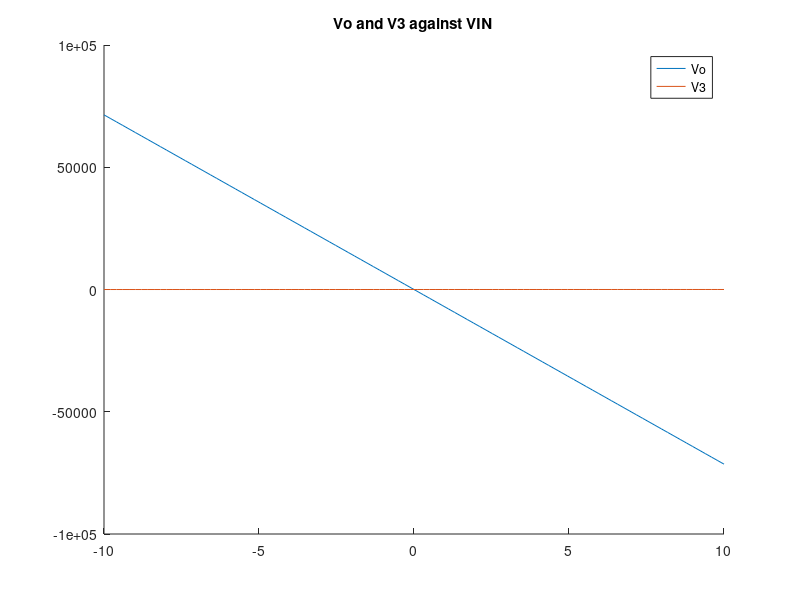
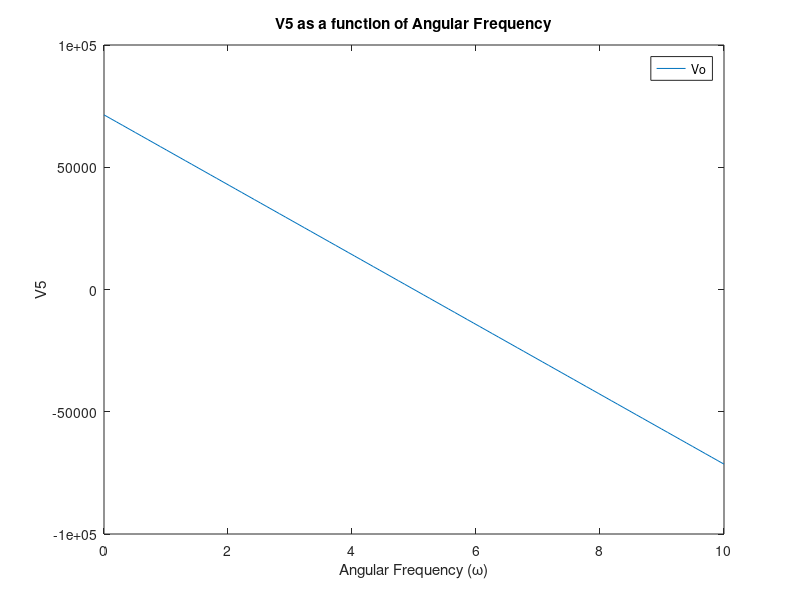
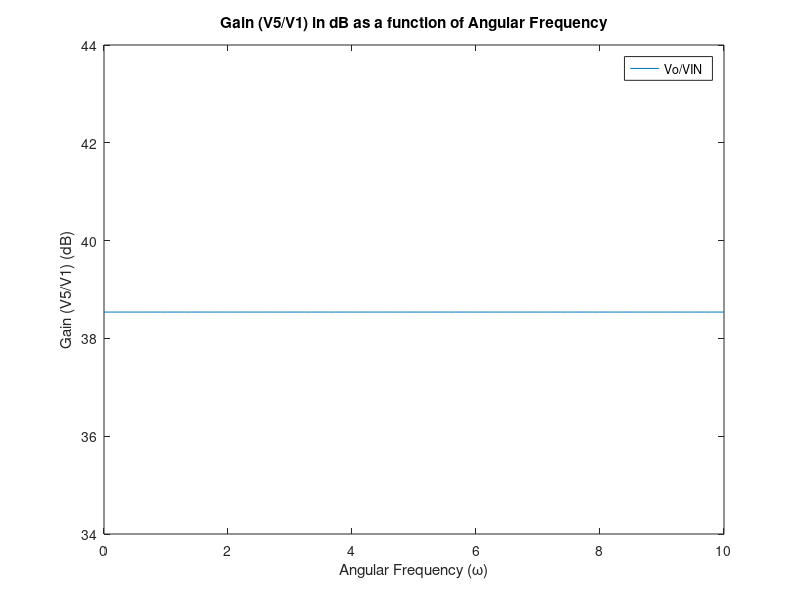
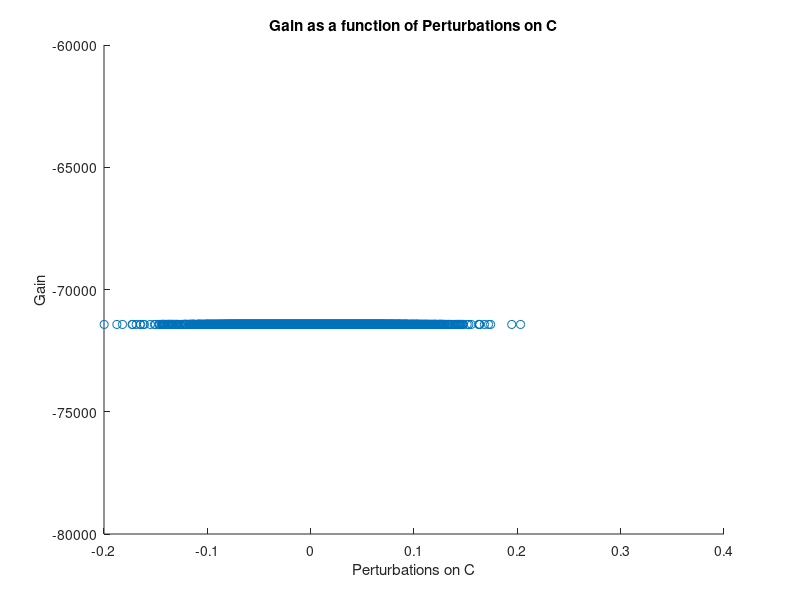

Source code (MATLAB) for these figures, in order: (Note: this script raises an error after producing the figures.)
clear all, close all;

R1 = 1; %resistance value R1
C1 = 0.25; %Capacitance value C1
R2=2; %resistance value R2
L = 0.2; %inductance value R1
R3= 10; %resistance value R3
Alpha = 100; %alpha value
R4 = 0.1; %resistance value R4
Ro = 1000; %resistance value Ro
Vin = 1; %input voltage value 1v
Go = 1/Ro; %conductance value at branch 0
G4 = 1/R4; %conductance value at branch 4
G3 = 1/R3; %conductance value at branch 3
G2 = 1/R2; %conductance value at branch 2
G1 = 1/R1; %conductance value at branch 1

G = [1 0 0 0 0 0 0 0;
    0 0 0 0 0 0 Alpha 0;
    0 1 -1 0 0 0 0 0;
    G1 -G1 0 0 0 0 0 -1;
    -G1 (G1+G2) 0 0 0 -1 0 0;
    0 0 G3 0 0 -1 0 0;
    0 0 Alpha*G3 G4 -G4 0 0 0;
    0 0 0 -G4 (Go+G4) 0 0 0];
     
VIN = linspace(-10,10,100);

F = [Vin;
    0;
    0;
    0;
    0;
    0;
    0;
    0];

C = [0 0 0 0 0 0 0 0;
    0 0 0 0 0 0 0 0;
    0 0 0 0 0 -L 0 0;
    -C1 C1 0 0 0 0 0 0;
    C1 -C1 0 0 0 0 0 0;
    0 0 0 0 0 0 0 0;
    0 0 0 0 0 0 0 0;
    0 0 0 0 0 0 0 0];

for i = 1:100
    F(1) = VIN(i);
    Vop = G\F;
    V5(i) = Vop(5);
    V3(i) = Vop(3);

end

figure
title('Vo and V3 against VIN');
hold on
plot(VIN,V5);
plot(VIN,V3);
hold off
legend('Vo', 'V3')
%------------------------------------part 2-------------------------------------
% Define angular frequency range
w = linspace(0, 10, 100); % Example angular frequency range from 0 to 10

% Calculating V5 and V5/V1 for each angular frequency
V5 = zeros(size(w));
V5_V1 = zeros(size(w));

for i = 1:length(w)
    % Calculate V5 for angular frequency w(i)
    % Assume some calculation for V5 here
    F(1) = VIN(i);
    Vop = G\F;
    V5(i) = Vop(5); % 
    
    % Calculate V5/V1 for angular frequency w(i)
    % Assume some calculation for V5/V1 here
    V5_V1(i) = V5(i) / F(1); % Example calculation, replace with actual calculation
end

% Plot V5 as a function of angular frequency
figure
plot(w, V5)
xlabel('Angular Frequency (\omega)')
ylabel('V5')
title('V5 as a function of Angular Frequency')
legend('Vo')
% Plot gain V5/V1 in dB as a function of angular frequency
figure
plot(w, 10*log10(abs(V5_V1)))
xlabel('Angular Frequency (\omega)')
ylabel('Gain (V5/V1) (dB)')
title('Gain (V5/V1) in dB as a function of Angular Frequency')
legend('Vo/VIN')
%---------------------------------------part 3--------------------------------------------------

% Define parameters
std_dev = 0.05; % Standard deviation for normal distribution
omega = pi; % Angular frequency

% Generate random perturbations on C using a normal distribution
num_samples = 10000; % Number of samples
perturbations = std_dev * randn(num_samples, 1);

% Calculate gain for each perturbation
gains = zeros(num_samples, 1);
for i = 1:num_samples
    % Perturb C
    Cp = C1 + perturbations(i);
    
    % Recalculate G matrix
    Cp_matrix = [0 0 0 0 0 0 0 0;
                 0 0 0 0 0 0 0 0;
                 0 0 0 0 0 -L 0 0;
                 -Cp Cp 0 0 0 0 0 0;
                 Cp -Cp 0 0 0 0 0 0;
                 0 0 0 0 0 0 0 0;
                 0 0 0 0 0 0 0 0;
                 0 0 0 0 0 0 0 0];
    
    Gp = [1 0 0 0 0 0 0 0;
          0 0 0 0 0 0 Alpha 0;
          0 1 -1 0 0 0 0 0;
          G1 -G1 0 0 0 0 0 -1;
          -G1 (G1+G2) 0 0 0 -1 0 0;
          0 0 G3 0 0 -1 0 0;
          0 0 Alpha*G3 G4 -G4 0 0 0;
          0 0 0 -G4 (Go+G4) 0 0 0];
    
    % Calculating Vop for perturbed C
    Vop_perturbed = Gp\F;
    
    % Calculating gain for perturbed C
    gains(i) = Vop_perturbed(5) / Vin;
end

% Plot gain as a function of perturbed C
figure
scatter(perturbations, gains)
xlabel('Perturbations on C')
ylabel('Gain')
title('Gain as a function of Perturbations on C')

% Creating histogram of the gain
figure
histogram(gains, 100)
xlabel('Gain')
ylabel('Frequency')
title('Histogram of Gain')
